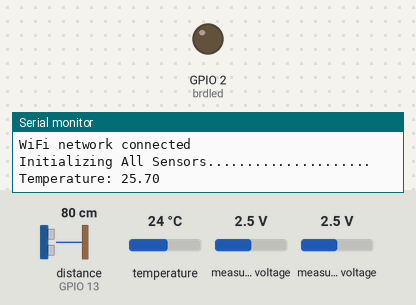
Recording of a sketch running on a simulated ESP32. Parts: output pins drawn as LEDs (lit = HIGH), the last lines printed to the serial monitor. Wiring (inferred from the names in the program): ultrasonic range finder: trigger GPIO 12; echo GPIO 13. The test bench sets the inputs (shaded band); at power-on: distance to the obstacle (sensor on GPIO 13) 80 cm, temperature 24 °C, measured voltage 2.5 V. The echo pulse lasts 58.3 µs per cm; WiFi joins after 1.5 s; servers stay silent unless stated; uploads are accepted with an empty reply; random numbers use the default seed unless the sketch sets one; pins used as bus, display or sensor lines are not drawn.

Above: at 9.8 s.
At 12.2 s:
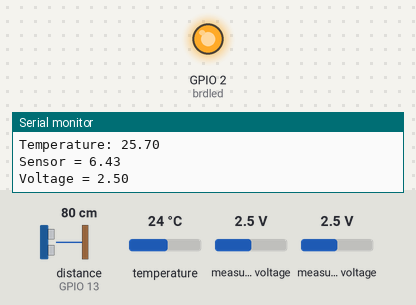
Timing chart, 0 to 28.0 s (numbered marks = the images above):
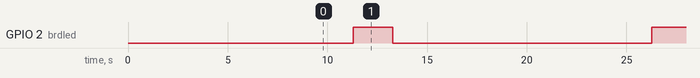

Measured:
- by itself, GPIO 2 (brdled): alternates HIGH for 2.0 s and LOW for 13.0 s

The sketch:

espduino32_dataposting.ino
```cpp
/**
 * WQMS HttpClient for data posting
 * By Josiah Kotey
 * Created on: 23.05.2019
 * Project: Water Quality Monitoring and Notification System
 */

////////////////// for Sensors and ADS1115/////////////////////
#include <Wire.h>
#include <Adafruit_ADS1015.h>

Adafruit_ADS1115 ads(0x48);
float Voltage = 0.0;

#include <OneWire.h>
#include <DallasTemperature.h>
#define ONE_WIRE_BUS 18               // GPIO pin on which the DS18B20 is connected :D5 on esp12e

OneWire oneWire(ONE_WIRE_BUS);
DallasTemperature DS18B20(&oneWire);

// lcd ----- SDA=D2/GPIO4,  SCL=D1/GPIO5
#define senseInput    //Set to A0 as Analog Read
int senseRawValue; //Some variable
float senseTurbidity; //Some floating variable
#define analogpin

const int trigPin = 12;
const int echoPin = 13;
// defines variables
long duration;
int distance;
int tankheight=27;
int mydistance;
int buf[10],temp;
int sensorval=0;
long int avgval;

int brdled =02;


/////////////////// for http Client///////////////////
#include <Arduino.h>

#include <WiFi.h>
#include <WiFiMulti.h>

#include <HTTPClient.h>

#define MY_SERIAL Serial

WiFiMulti wifiMulti;


void setup() {

    pinMode(brdled,OUTPUT);

    MY_SERIAL.begin(115200);

    MY_SERIAL.println();
    MY_SERIAL.println();
    MY_SERIAL.println();

    for(uint8_t t = 4; t > 0; t--) {
        MY_SERIAL.printf("[SETUP] WAIT %d...\n", t);
        MY_SERIAL.flush();
        delay(1000);
    }

    wifiMulti.addAP("WorkSHop", "inf12345");
    wifiMulti.addAP("J-THEORY 3878", "98?J365o");

    while (wifiMulti.run()!= WL_CONNECTED) { //Check for the connection
    delay(1000);
    MY_SERIAL.println("Connecting to WiFi..");
  }

   MY_SERIAL.println("WiFi network connected");


////////////////////Setup for the sensors and ads1115//////////////////
  pinMode(trigPin, OUTPUT); // Sets the trigPin as an Output
  pinMode(echoPin, INPUT); // Sets the echoPin as an Input


  ads.begin(); //  enables the ADC1115
  MY_SERIAL.println("Initializing All Sensors.....................");


 delay(3000);


}

void loop() {

      float mtemp,turb,ph,level;  /// variables to hold sensor values(data)
      mtemp= mytemp();         // hold temperature data
      turb=myturb();         //  hold turbidity data
      ph=myph();             //  hold pH data
      level=mylevel();       //  hold water level data


    // wait for WiFi connection
    if((wifiMulti.run() == WL_CONNECTED)) {
        digitalWrite(brdled,HIGH);
        delay(2000);
        digitalWrite(brdled,LOW);

        HTTPClient http;
        MY_SERIAL.print("[HTTP] begin...\n");
        // configure traged server and url
        http.begin("https://wqms.herokuapp.com/postData"); //HTTP
        //http.begin("http://10.10.64.99:5050/postData"); //HTTP

        /// defining a variabble to hold all values from sensors
        String ourdata = String(mtemp)+","+String(turb)+","+String(ph)+","+String(level);
       //M MY_SERIAL.println(" helloo");
        MY_SERIAL.println(ourdata);

        MY_SERIAL.print("[HTTP] POST...\n");
        // start connection and send HTTP header
        http.addHeader("Content-Type","text/plain");
        int httpCode = http.POST(ourdata);

        // httpCode will be negative on error
        if(httpCode > 0) {
            // HTTP header has been send and Server response header has been handled
            MY_SERIAL.printf("[HTTP] POST... code: %d\n", httpCode);

            // file found at server
            if(httpCode == HTTP_CODE_OK) {
                String payload = http.getString();
                MY_SERIAL.println(payload);
            }
        }

        else {
            MY_SERIAL.printf("[HTTP] POST... failed, error: %s\n", http.errorToString(httpCode).c_str());
              wifiMulti.run();
             if (wifiMulti.run()!= WL_CONNECTED) { //Check for the connection
               delay(1000);
               wifiMulti.run();
              MY_SERIAL.println("Reconnecting to WiFi..");
              ;
             }
             else {
              MY_SERIAL.println("Reconnected");
               digitalWrite(brdled,HIGH);
               delay(2000);
               digitalWrite(brdled,LOW);
              }
        }

        http.end();
    }

    delay(10000);
}

///////////////////Turbidity Sensor//////////////////////
// increased turbidity---=> Decreased voltage

float myturb(){
  int16_t adc1;  // we read from the ADC, we have a sixteen bit integer as a result

 adc1 = ads.readADC_SingleEnded(1);
  float voltage = (adc1 * 0.1875)/1000; //converting analog reading to voltage (digital value)
  senseTurbidity= voltage+1; // conveting sensor voltage to 5V
//Serial.println(senseRawValue);
//senseRawValue = analogRead(senseInput); //Read input raw value fromt the sensor
//senseTurbidity = senseRawValue * (5.0 / 1024.0); //Convert analog data from 0 -1024 to voltage 0 - 5v;
  return senseTurbidity;
  MY_SERIAL.print("TURBIDITY VALUE:  "); //Print the output data to the serial
  MY_SERIAL.println(senseTurbidity);
  MY_SERIAL.print("\n");
  delay(1000);

  if (senseTurbidity>=3.90 ){
     MY_SERIAL.println("\t Water is clear \n");

    }

  if (senseTurbidity<3.90 && senseTurbidity>=3.30 ){
     MY_SERIAL.println("\t Water is normal clear \n");

    }

  else if(senseTurbidity<3.30)
    MY_SERIAL.println("\t Warning. Water is muddy or very cloudy!!!!!!! \n");

  }


//////////////////////Ultrasonic Sensor//////////////////////
  float mylevel(){

      // Clears the trigPin
    digitalWrite(trigPin, LOW);
    delayMicroseconds(2);
    // Sets the trigPin on HIGH state for 10 micro seconds
    digitalWrite(trigPin, HIGH);
    delayMicroseconds(10);
    digitalWrite(trigPin, LOW);
    // Reads the echoPin, returns the sound wave travel time in microseconds
    duration = pulseIn(echoPin, HIGH);

    // Calculating the distance for my tank
    mydistance= duration/58;
    distance= tankheight-mydistance;

     //distance=duration / 58;
     return distance;
        MY_SERIAL.println(distance);
    // Prints the distance on the Serial Monitor
        MY_SERIAL.print("Distance: ");
        MY_SERIAL.println(distance);
      if (distance<=10&& distance>=5){
        MY_SERIAL.println("The water level: FULL");


    }

      else if (distance>10 && distance<=16){
        MY_SERIAL.println("The water level: NORMAL");


    }

     else if (distance>16){
        MY_SERIAL.println("The water level: LOW");


    }

    delay(1000);


  }

///////////////////// pH Sensor ///////////////////////
  float myph(){

//////// using the ads1115 for the ph meter
 int16_t adc0;  // we read from the ADC, we have a sixteen bit integer as a result

  adc0 = ads.readADC_SingleEnded(0);


  for(int i=0;i<10;i++){
   //buf[i]= analogRead(analogpin);
   buf[i]= adc0;
    delay(100);
    }
  for(int i=0;i<9;i++){
    for(int j=i;j<10;j++){
      if(buf[i]>buf[j]){
        temp=buf[j];
        buf[i]=buf[j];
        buf[j]=temp;

        }
      }

    }
  avgval=0;
  for(int i=2;i<8;i++){avgval+=buf[i];    }

 // float phvol=(float)avgval*(5.0/1024)/6 ;
  float ads_avg= avgval/6;
  float phvol= (ads_avg * 0.1875)/1000;
  float phval= -3.7429*phvol + 15.791;


  MY_SERIAL.print("Sensor = ");
  MY_SERIAL.println(phval);

   MY_SERIAL.print("Voltage = ");
  MY_SERIAL.println(phvol);
  delay(1000);

  if (phval <=1 || phval>13.90){
    MY_SERIAL.print("Check the pH meter");
    return 13.89 ;
    }
  return phval;
  }


  ////////////////////Temperature Sensor//////////////////
   float mytemp(){
    float temp;
  DS18B20.requestTemperatures();
  temp=DS18B20.getTempCByIndex(0);
  MY_SERIAL.print("Temperature: ");
  float rtemp=random(253,262)/10.0; // generate a number for testing
  MY_SERIAL.println(rtemp);
  if (temp<=0){

   return rtemp;
   }
  else{
    return temp;
  }
  delay(1000);
  }


/*   void buzz(){
   int i;
 for(i=0;i<80;i++)//output a voice of one frequency
{
    digitalWrite(buzzer,HIGH);//have voice
    delay(1);//delay 1ms
    digitalWrite(buzzer,LOW);//do not have voice
    delay(1);//delay 1ms


}
for(i=0;i<100;i++)//output a voice of another frequency
{
    digitalWrite(buzzer,HIGH);//have voice
    delay(2);//delay 2ms
    digitalWrite(buzzer,LOW);//without voice
    delay(2);//delay 2ms
}
    digitalWrite(buzzer,LOW);
  }


///////////////RGB---Red led ON function//////////////////////
void redled(){

    digitalWrite(red,HIGH);
    delay(1000);
    digitalWrite(red,LOW);
}


////////////////RGB---Green led ON function///////////////////
void greenled(){

  digitalWrite(green,HIGH);
  delay(1000);
  digitalWrite(green,LOW);
}

*/
```
